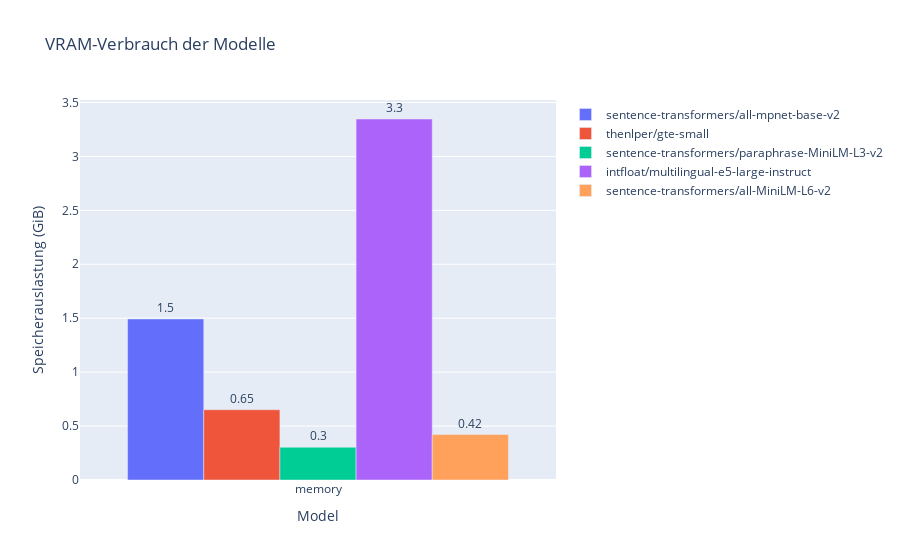

Notebook code for this chart:
### Code cell
data=[]
for row in df_results.iter_rows(named=True):
    data.append(go.Bar(name=row["model"], x=["memory"], y=[row["memory"]], text=row["memory"]))

fig = go.Figure(data)
fig.update_traces(texttemplate='%{text:.2}', textposition='outside')
fig.update_layout(barmode='group', xaxis_title="Model", yaxis_title="Speicherauslastung (GiB)", title="VRAM-Verbrauch der Modelle")
fig.show()

### Figure 1 — Plotly figure (JSON) as saved in the notebook; plotly's stock layout.template omitted (floating-point values rounded to 4 significant figures)
{"data": [{"name": "sentence-transformers/all-mpnet-base-v2", "text": "1.493408203125", "textposition": "outside", "texttemplate": "%{text:.2}", "type": "bar", "x": ["memory"], "y": [1.493]}, {"name": "thenlper/gte-small", "text": "0.651611328125", "textposition": "outside", "texttemplate": "%{text:.2}", "type": "bar", "x": ["memory"], "y": [0.6516]}, {"name": "sentence-transformers/paraphrase-MiniLM-L3-v2", "text": "0.303955078125", "textposition": "outside", "texttemplate": "%{text:.2}", "type": "bar", "x": ["memory"], "y": [0.304]}, {"name": "intfloat/multilingual-e5-large-instruct", "text": "3.346923828125", "textposition": "outside", "texttemplate": "%{text:.2}", "type": "bar", "x": ["memory"], "y": [3.347]}, {"name": "sentence-transformers/all-MiniLM-L6-v2", "text": "0.421142578125", "textposition": "outside", "texttemplate": "%{text:.2}", "type": "bar", "x": ["memory"], "y": [0.4211]}], "layout": {"barmode": "group", "title": {"text": "VRAM-Verbrauch der Modelle"}, "xaxis": {"title": {"text": "Model"}}, "yaxis": {"title": {"text": "Speicherauslastung (GiB)"}}}}
